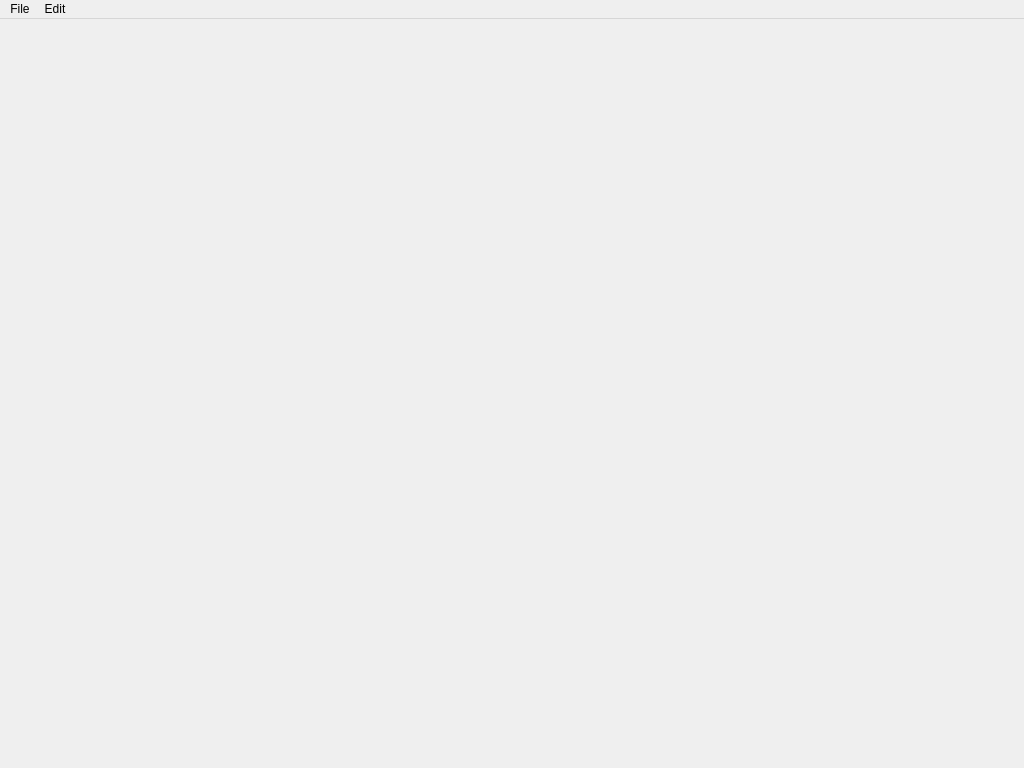
<?xml version="1.0" encoding="UTF-8"?>
<ui version="4.0">
 <class>MainWindow</class>
 <widget class="QMainWindow" name="MainWindow">
  <property name="geometry">
   <rect>
    <x>0</x>
    <y>0</y>
    <width>1024</width>
    <height>768</height>
   </rect>
  </property>
  <property name="windowTitle">
   <string>Visualization</string>
  </property>
  <widget class="QWidget" name="centralwidget">
   <widget class="QWidget" name="verticalLayoutWidget">
    <property name="geometry">
     <rect>
      <x>0</x>
      <y>0</y>
      <width>821</width>
      <height>741</height>
     </rect>
    </property>
    <layout class="QVBoxLayout" name="mainLayout"/>
   </widget>
   <widget class="QWidget" name="verticalLayoutWidget_2">
    <property name="geometry">
     <rect>
      <x>820</x>
      <y>0</y>
      <width>201</width>
      <height>741</height>
     </rect>
    </property>
    <layout class="QVBoxLayout" name="subLayout"/>
   </widget>
  </widget>
  <widget class="QMenuBar" name="menubar">
   <property name="geometry">
    <rect>
     <x>0</x>
     <y>0</y>
     <width>1024</width>
     <height>22</height>
    </rect>
   </property>
   <widget class="QMenu" name="menuFile">
    <property name="title">
     <string>File</string>
    </property>
    <addaction name="actionOpen"/>
    <addaction name="actionSave"/>
    <addaction name="actionExit"/>
   </widget>
   <widget class="QMenu" name="menuEdit">
    <property name="title">
     <string>Edit</string>
    </property>
    <widget class="QMenu" name="menuVertex">
     <property name="title">
      <string>Vertex</string>
     </property>
     <addaction name="actionAdd"/>
     <addaction name="actionDelete"/>
    </widget>
    <widget class="QMenu" name="menuEdge">
     <property name="title">
      <string>Edge</string>
     </property>
     <addaction name="actionAdd_2"/>
     <addaction name="actionDelete_2"/>
    </widget>
    <addaction name="menuVertex"/>
    <addaction name="menuEdge"/>
   </widget>
   <addaction name="menuFile"/>
   <addaction name="menuEdit"/>
  </widget>
  <action name="actionOpen">
   <property name="text">
    <string>Open</string>
   </property>
  </action>
  <action name="actionSave">
   <property name="text">
    <string>Save</string>
   </property>
  </action>
  <action name="actionExit">
   <property name="text">
    <string>Exit</string>
   </property>
  </action>
  <action name="actionAdd">
   <property name="text">
    <string>Add</string>
   </property>
  </action>
  <action name="actionDelete">
   <property name="text">
    <string>Delete</string>
   </property>
  </action>
  <action name="actionAdd_2">
   <property name="text">
    <string>Add</string>
   </property>
  </action>
  <action name="actionDelete_2">
   <property name="text">
    <string>Delete</string>
   </property>
  </action>
 </widget>
 <resources/>
 <connections/>
</ui>
